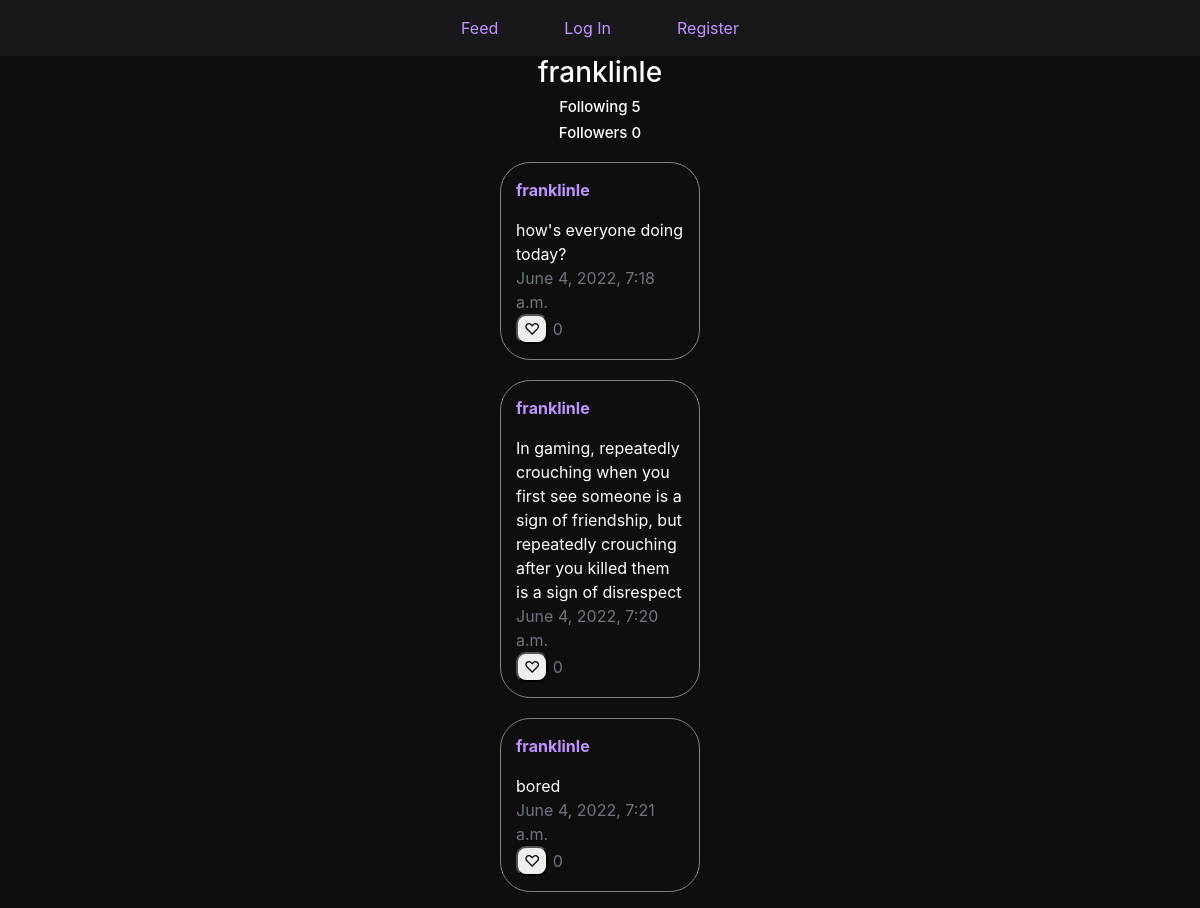
Before: /profile/franklinle with the older database file.
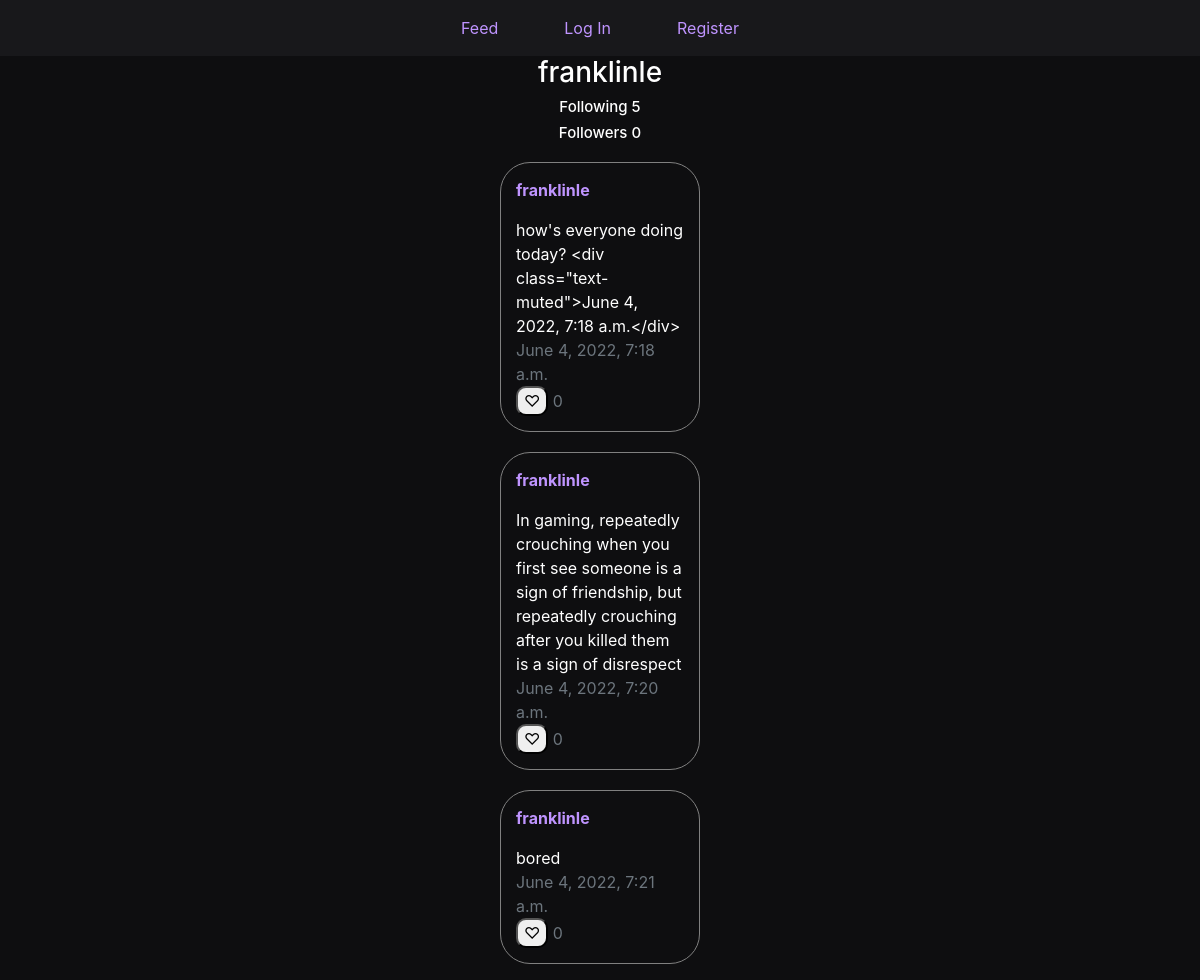
After: the same page with the newer database file.
### networkApp/models.py (models this page shows)
class Posts(models.Model):
    user = models.ForeignKey(User, on_delete=models.CASCADE, related_name="posts")
    time_posted = models.DateTimeField(default=timezone.now)
    content = models.CharField(max_length=300)
    likes = models.ManyToManyField(User, related_name="like", default=None, blank=True)
    like_count = models.BigIntegerField(default=0)

class User(AbstractUser):
    pass

### networkApp/views.py (the view)
# urls.py: path("profile/<str:user>", views.profile, name="profile"),
def profile(request, user):
    profileUserID = User.objects.get(username=user).id
    userPosts = Posts.objects.filter(user_id=profileUserID)
    paginator = Paginator(userPosts, 10)
    page_number = request.GET.get('page', 1)
    try:
        page_obj = paginator.get_page(page_number)
    except EmptyPage:
        page_obj = paginator.get_page(1)
    following = UserFollowing.objects.filter(user_id=profileUserID)
    if request.user.is_authenticated == True:
        currentUserID = User.objects.get(username=request.user).id
        if User.objects.get(username=request.user).id == profileUserID:
            followButton = False
        else:
            followButton = True
            try:
                followCheck = UserFollowing.objects.get(user_id=currentUserID, following_user_id=profileUserID)
                if followCheck:
                    following = True
            except UserFollowing.DoesNotExist:
                following = False
    else:
        currentUserID = None
        followButton = False
    profUser = User.objects.get(id=profileUserID)
    followingCount = len(profUser.following.all())
    followerCount = len(profUser.followers.all())
    return render(request, "networkApp/profile.html", {
        "profUser": profUser,
        "page_obj": page_obj,
        "followButton": followButton,
        "currentUserID": currentUserID,
        "following": following,
        "followingCount": followingCount,
        "followerCount": followerCount
    })

### networkApp/templates/networkApp/profile.html (shortened to what this page needs)
{% extends "networkApp/layout.html" %}  {% block body %}
<div id="new-post-section-background">
  <h3 id="profileUser">{{ profUser }}</h3>
  <div>
    <h6>Following <span id="following-number">{{ followingCount }}</span></h6>
    <h6>Followers <span id="followers-number">{{ followerCount }}</span></h6>
  </div>
  <div class="posts-section">
    <div class="posts-section">
      {% for post in page_obj %}
      <div id="post-{{ post.id }}" class="post">
        <p>
          <a
            href="{% url 'profile' post.user %}"
            data-url="{% url 'editPost' %}"
            ><strong>{{ post.user }}</strong></a
          >
        </p>
        <div id="content-{{ post.id }}" class="post-content">
          {{ post.content }}
          <div class="text-muted">{{ post.time_posted }}</div>
        </div>
        <div>
          <button
            id="like-{{ post.id }}"
            class="like-button"
            value="{{ post.id }}"
            type="button"
          >
            ♡
          </button>
          <span id="like_count_{{post.id}}" class="text-muted"
            >{{ post.like_count }}</span
          >
        </div>
      </div>
      {% endfor %}
    </div>
    {% endblock %}

Changed rows visible on the page:
changed Posts: content "how's everyone doing today?" → "how's everyone doing today? <div class=\"text-muted\">June 4, 2022, 7:18 a.m.</div>"
